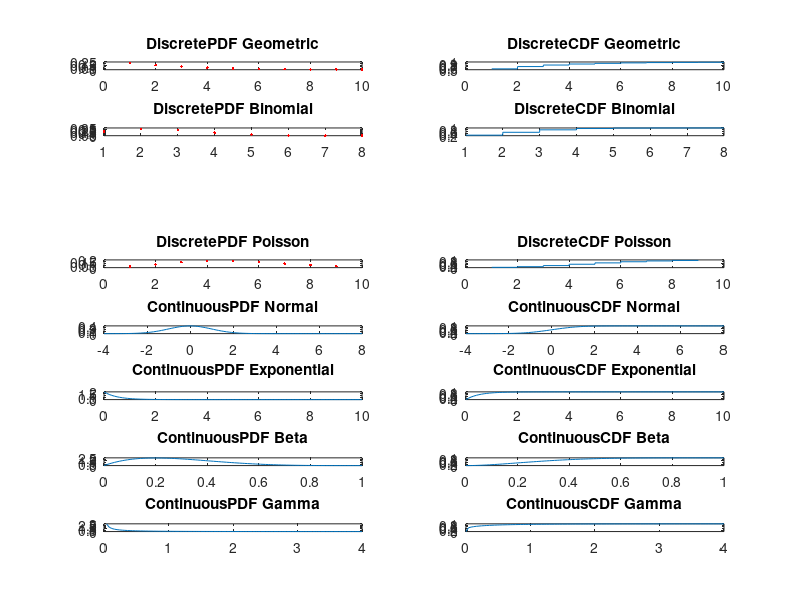

The MATLAB source for this figure:
subplot(8,2,1);
plot(1:10,geopdf(1:10,1/3),'.r');
title('DiscretePDF Geometric');

subplot(8,2,2);
stairs(1:10,geocdf(1:10,1/3));
title('DiscreteCDF Geometric');

subplot(8,2,3);
plot(1:8,binopdf(1:8,8,3/10),'.r');
title('DiscretePDF Binomial');

subplot(8,2,4);
stairs(1:8,binocdf(1:8,8,3/10));
title('DiscreteCDF Binomial');

subplot(8,2,7);
plot(1:9,poisspdf(1:9,5),'.r');
title('DiscretePDF Poisson');

subplot(8,2,8);
stairs(1:9,poisscdf(1:9,5));
title('DiscreteCDF Poisson');

subplot(8,2,9);
plot(linspace(-4,8),normpdf(linspace(-4,8),0,1));
title('ContinuousPDF Normal');

subplot(8,2,10);
plot(linspace(-4,8),normcdf(linspace(-4,8),0,1));
title('ContinuousCDF Normal');

subplot(8,2,11);
plot(linspace(0,10),exppdf(linspace(0,10),1/2));
title('ContinuousPDF Exponential');

subplot(8,2,12);
plot(linspace(0,10),expcdf(linspace(0,10),1/2));
title('ContinuousCDF Exponential');

subplot(8,2,13);
plot(linspace(0,1),betapdf(linspace(0,1),2,5));
title('ContinuousPDF Beta');

subplot(8,2,14);
plot(linspace(0,1),betacdf(linspace(0,1),2,5));
title('ContinuousCDF Beta');

subplot(8,2,15);
plot(linspace(0,4),gampdf(linspace(0,4),1/4,1));
title('ContinuousPDF Gamma');

subplot(8,2,16);
plot(linspace(0,4),gamcdf(linspace(0,4),1/4,1));
title('ContinuousCDF Gamma');